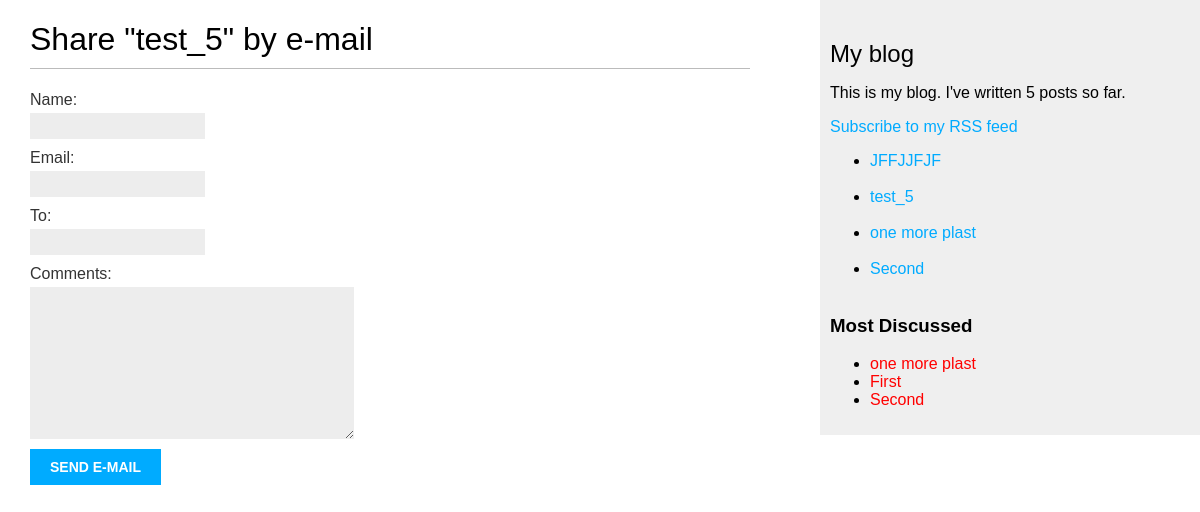
/blog/4/share/, run on an earlier commit of the app's database.
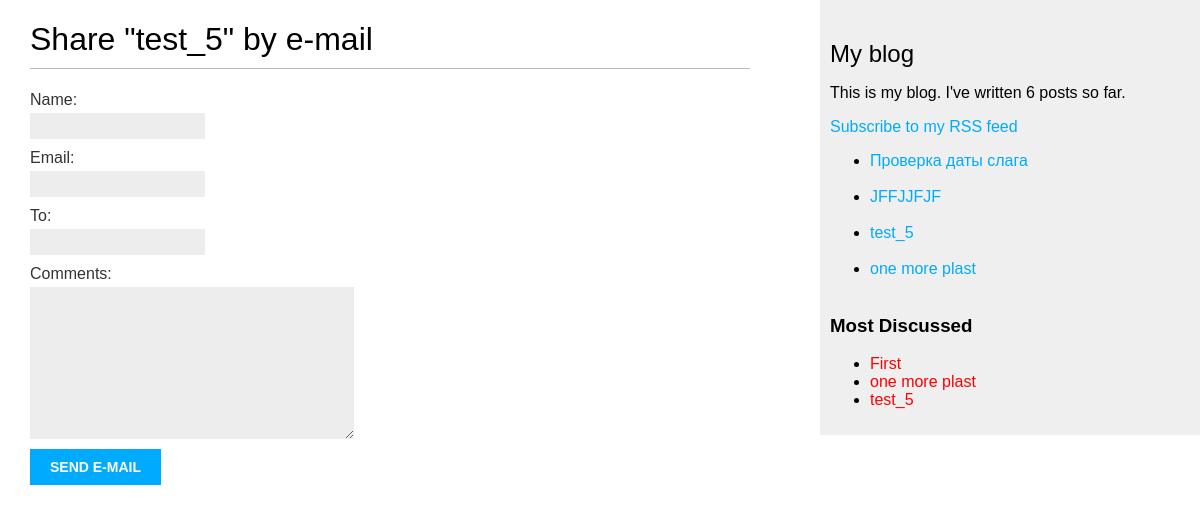
And on a later commit of the database.
### blog/models.py (models this page shows)
class Post(models.Model):
    class Status(models.TextChoices):
        DRAFT = 'DF', 'DRAFT'
        PUBLISHED = 'PB', 'PUBLISHED'
    title = models.CharField(max_length=100)
    slug = models.SlugField(max_length=250,
                            unique_for_date='publish')
    body = models.TextField()
    publish = models.DateTimeField(default=timezone.now)
    created = models.DateTimeField(auto_now_add=True)
    update = models.DateTimeField(auto_now=True)
    status = models.CharField(max_length=2, choices=Status.choices, default=Status.DRAFT)
    author = models.ForeignKey(User, on_delete=models.CASCADE, related_name='blog_post')
    objects = models.Manager()
    published = PublishedManager()
    class Meta:
        ordering = ['-publish']
        indexes = [
            models.Index(fields=['-publish'])
        ]
    tags = TaggableManager()
    def __str__(self):
        return self.title
    def get_absolute_url(self):
        return reverse('blog:post_detail',
                       args=[self.publish.year,
                             self.publish.month,
                             self.publish.day,
                             self.slug])

### blog/views.py (the view)
# urls.py: path('<int:post_id>/share/', views.post_share, name='post_share'),
def post_share(request, post_id):
    post = get_object_or_404(Post,
                             id=post_id,
                             status=Post.Status.PUBLISHED)
    sent = False
    if request.method == 'POST':
        form = EmailPostForm(request.POST)
        if form.is_valid():
            cd = form.cleaned_data
            post_url = request.build_absolute_uri(
                post.get_absolute_url())
            subject = f"{cd['name']} recommends you read " \
                      f"{post.title}"
            message = f"Read {post.title} at {post_url}\n\n" \
                      f"{cd['name']}\'s comments: {cd['comments']}"
            send_mail(subject, message, 'your_account@gmail.com',
                      [cd['to']])
            sent = True
    else:
        form = EmailPostForm()
    return render(request, 'blog/post/share.html', {'post': post,
                                                    'form': form,
                                                    'sent': sent})

### blog/forms.py
class EmailPostForm(forms.Form):
    name = forms.CharField(max_length=25)
    email = forms.EmailField()
    to = forms.EmailField()
    comments = forms.CharField(required=False, widget=forms.Textarea)

### blog/models.py (called while the page is built)
    def get_queryset(self):
        return super().get_queryset() \
            .filter(status=Post.Status.PUBLISHED)

### blog/templatetags/blog_tags.py (called while the page is built)
@register.simple_tag()
def get_count_post():
    return Post.objects.count()

@register.inclusion_tag('blog/post/latest_posts.html')
def show_latest_post(count: int = 5):
    latest_posts = Post.published.order_by('-publish')[:count]
    return {"latest_posts": latest_posts}

@register.simple_tag()
def get_most_discussed(count: int = 5):
    most_discussed = Post.published.annotate(
        cnt_comments=Count("comments")
    ).order_by('-cnt_comments')[:count]
    return most_discussed

### blog/templates/blog/post/share.html (shortened to what this page needs)
{% extends 'blog/base.html' %}
{% block content %}
{% if sent %}
<h1>E-mail successfully sent</h1>
<p>
    "{{ post.title }}" was successfully sent
    to {{ form.cleaned_data.to }}.
</p>
{% else %}
<h1>Share "{{ post.title }}" by e-mail</h1>
<form method="post">
    {{ form.as_p }}
    <input type="submit" value="Send e-mail">
</form>
{% endif %}
{% endblock %}

### blog/templates/blog/base.html (shortened to what this page needs)
{% load blog_tags %}
{% load static %}
<!DOCTYPE html>
<html>
<head>
    <link href="{% static 'blog/css/styles.css' %}" rel="stylesheet">
</head>
<body>
<div id="content">
    {% block content %}
    {% endblock %}
</div>
<div id="sidebar">
    <h2>My blog</h2>
    <p>
        This is my blog.
        I've written {% get_count_post %} posts so far.
    </p>
    <p>
        <a href="{% url 'blog:post_feed' %}">
        Subscribe to my RSS feed
        </a>
    </p>
    {% show_latest_post count=4%}
    <h3>Most Discussed</h3>
    {% get_most_discussed 3 as most_discussed %}
    <ul>
        {% for post in most_discussed %}
        <li>
            <a href="{{ post.get_absolute_url }}" style="color:red">{{post}}</a>
        </li>
        {% endfor %}
    </ul>
</div>
</body>
</html>

### blog/templates/blog/post/latest_posts.html
<ul>
    {% for post in latest_posts %}
    <li><a href="{{ post.get_absolute_url }}">{{post}}</a></li>
    <br>
    {% endfor %}
</ul>

What changed in the data, as far as the page shows it:
no longer on this page (row edited): Post: title "Second"
now on one of the page's lists (row unchanged): Post: title "test_5"
added Post: title "Проверка даты слага", shown under "My blog"
shown differently, row unchanged: Post "First": moves up the list
Also different on the page:
text no longer shown: "5"
text now shown: "6"
